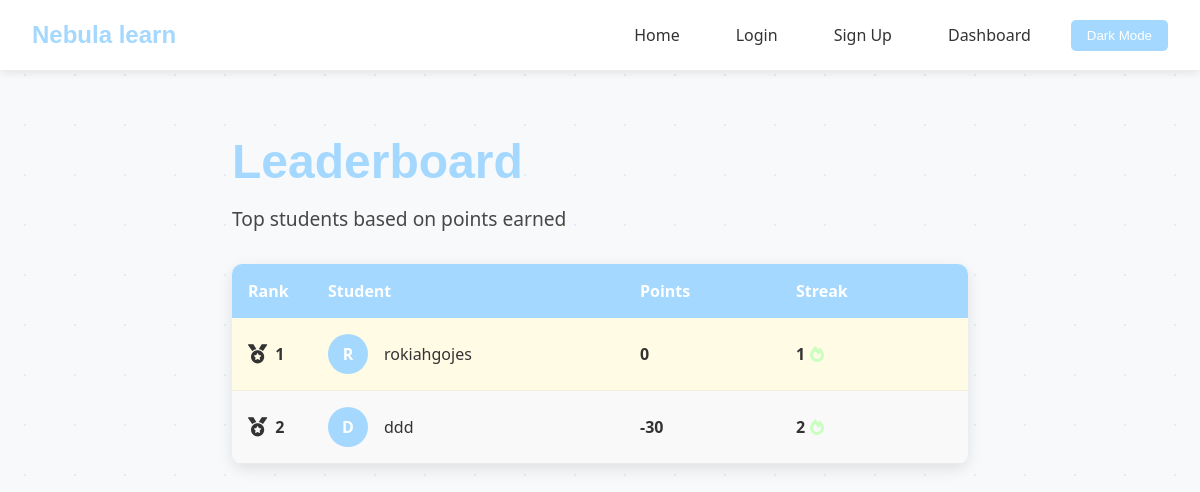
The page /Nebulalearn/scoreboard.php on the database as committed earlier.
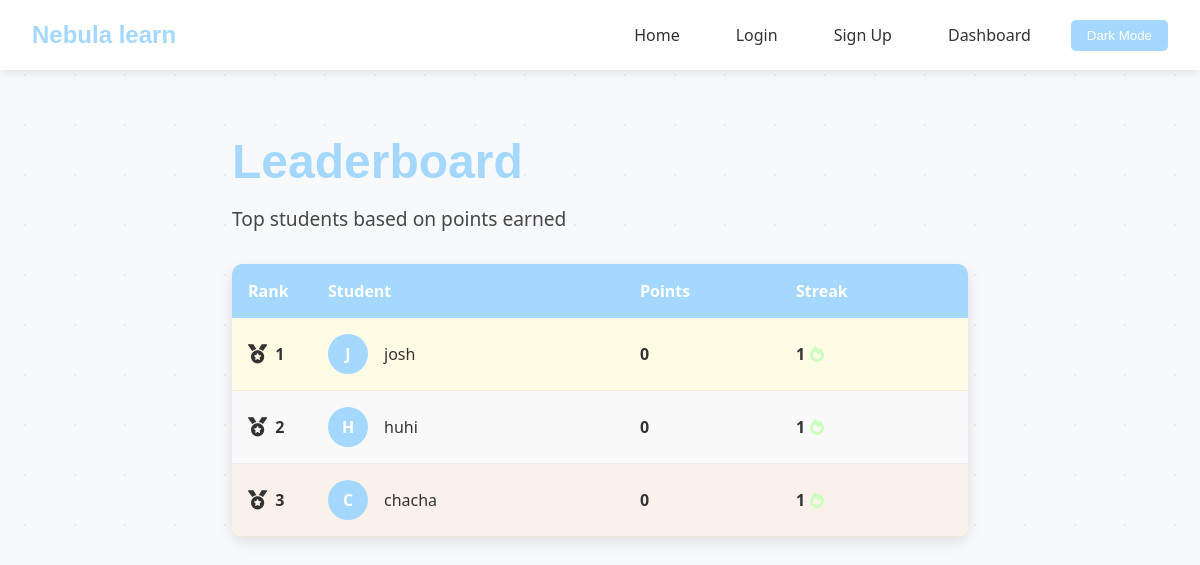
The same page on the database as committed later.
### tables this page shows
CREATE TABLE `students` (
  `id` int(11) NOT NULL,
  `email` varchar(255) NOT NULL,
  `username` varchar(50) NOT NULL,
  `password` varchar(255) NOT NULL,
  `class` varchar(50) NOT NULL,
  `form` varchar(10) NOT NULL,
  `streak` int(11) DEFAULT 0,
  `last_active_date` date DEFAULT NULL,
  `points` int(11) DEFAULT 0,
  `created_at` timestamp NOT NULL DEFAULT current_timestamp()
);

### Nebulalearn/functions.php (called while the page is built, shortened)
<?php
require_once 'db.php';
function getTopStudents($limit = 10) {
    global $conn;
    $result = $conn->query("SELECT username, points, streak FROM students ORDER BY points DESC LIMIT $limit");
    return $result->fetch_all(MYSQLI_ASSOC);
}
?>

### Nebulalearn/scoreboard.php (the view, shortened to what this page needs)
<?php
require_once 'functions.php';
$topStudents = getTopStudents(20);
?>
<!DOCTYPE html>
<html lang="en">
<head>
    <link rel="stylesheet" href="style.css">
    <link rel="stylesheet" href="https://cdnjs.cloudflare.com/ajax/libs/font-awesome/6.0.0-beta3/css/all.min.css">
</head>
<body>
    <nav class="navbar">
        <div class="logo">Nebula learn</div>
        <div class="nav-links">
            <a href="index.html">Home</a>
            <a href="login.php">Login</a>
            <a href="signup.php">Sign Up</a>
            <a href="#" id="dashboard-link">Dashboard</a>
            <button id="theme-toggle">Dark Mode</button>
        </div>
    </nav>
    <main class="scoreboard-container">
        <h1>Leaderboard</h1>
        <p class="subtitle">Top students based on points earned</p>
        <div class="scoreboard">
            <div class="scoreboard-header">
                <div class="rank">Rank</div>
                <div class="student">Student</div>
                <div class="points">Points</div>
                <div class="streak">Streak</div>
            </div>
            <div class="scoreboard-list">
                <?php if (!empty($topStudents)): ?>
                    <?php foreach ($topStudents as $index => $student): ?>
                        <div class="scoreboard-item <?php echo $index < 3 ? 'podium-' . ($index + 1) : ''; ?>">
                            <div class="rank">
                                <?php if ($index < 3): ?>
                                    <i class="fas fa-medal"></i>
                                <?php endif; ?>
                                <?php echo $index + 1; ?>
                            </div>
                            <div class="student">
                                <div class="avatar"><?php echo strtoupper(substr($student['username'], 0, 1)); ?></div>
                                <?php echo htmlspecialchars($student['username']); ?>
                            </div>
                            <div class="points"><?php echo $student['points']; ?></div>
                            <div class="streak">
                                <?php echo $student['streak']; ?>
                                <i class="fas fa-fire" style="color: var(--accent);"></i>
                            </div>
                        </div>
                    <?php endforeach; ?>
                <?php endif; ?>
            </div>
        </div>
    </main>
</body>
</html>

### Nebulalearn/style.css (style rules this page uses)
:root { --primary-light: #a5d8ff; --secondary-light: #ffd6a5; --accent-light: #caffbf; --text-light: #333; --bg-light: #f8f9fa; --card-light: #ffffff; --shadow-light: rgba(0, 0, 0, 0.1); --primary-dark: #00f5d4; --secondary-dark: #f15bb5; --accent-dark: #9b5de5; --text-dark: #e2e2e2; --bg-dark: #121212; --card-dark: #1e1e1e; --shadow-dark: rgba(0, 0, 0, 0.3); --primary: var(--primary-light); --secondary: var(--secondary-light); --accent: var(--accent-light); --text: var(--text-light); --bg: var(--bg-light); --card: var(--card-light); --shadow: var(--shadow-light); --font-main: 'Segoe UI', Tahoma, Geneva, Verdana, sans-serif; --font-heading: 'Arial Rounded MT Bold', 'Arial', sans-serif; }
* { margin: 0; padding: 0; box-sizing: border-box; transition: background-color 0.3s, color 0.3s; }
body { font-family: var(--font-main); background-color: var(--bg); color: var(--text); min-height: 100vh; position: relative; overflow-x: hidden; }
.navbar { display: flex; justify-content: space-between; align-items: center; padding: 1rem 2rem; background-color: var(--card); box-shadow: 0 2px 10px var(--shadow); position: sticky; top: 0; z-index: 100; }
.logo { font-family: var(--font-heading); font-size: 1.5rem; font-weight: bold; color: var(--primary); }
.nav-links { display: flex; gap: 1.5rem; align-items: center; }
.nav-links a { text-decoration: none; color: var(--text); font-weight: 500; padding: 0.5rem 1rem; border-radius: 5px; transition: all 0.3s; }
.nav-links button { background-color: var(--primary); color: white; border: none; padding: 0.5rem 1rem; border-radius: 5px; cursor: pointer; font-weight: 500; transition: all 0.3s; }
h1 { font-family: var(--font-heading); font-size: 3rem; margin-bottom: 1rem; color: var(--primary); }
.subtitle { font-size: 1.2rem; margin-bottom: 2rem; color: var(--text); opacity: 0.9; }
.avatar { width: 80px; height: 80px; background-color: var(--primary); color: white; border-radius: 50%; display: flex; align-items: center; justify-content: center; font-size: 2rem; font-weight: bold; margin: 0 auto 1rem; }
.scoreboard-container { max-width: 800px; margin: 2rem auto; padding: 2rem; }
.scoreboard { background-color: var(--card); border-radius: 10px; box-shadow: 0 5px 15px var(--shadow); margin-top: 2rem; overflow: hidden; }
.scoreboard-header { display: grid; grid-template-columns: 80px 2fr 1fr 1fr; padding: 1rem; background-color: var(--primary); color: white; font-weight: bold; }
.scoreboard-list { max-height: 500px; overflow-y: auto; }
.scoreboard-item { display: grid; grid-template-columns: 80px 2fr 1fr 1fr; padding: 1rem; align-items: center; border-bottom: 1px solid rgba(0, 0, 0, 0.05); transition: all 0.3s; }
.scoreboard-item.podium-1 { background-color: rgba(255, 215, 0, 0.1); }
.scoreboard-item.podium-2 { background-color: rgba(192, 192, 192, 0.1); }
.scoreboard-item.podium-3 { background-color: rgba(205, 127, 50, 0.1); }
.rank { font-weight: bold; display: flex; align-items: center; gap: 0.5rem; }
.rank i { font-size: 1.2rem; }
.student { display: flex; align-items: center; gap: 1rem; }
.student .avatar { width: 40px; height: 40px; font-size: 1rem; margin: 0; }
.points, .streak { font-weight: bold; display: flex; align-items: center; gap: 0.3rem; }

Rows that differ between the two databases and show on the page:
removed students: username "R", username "rokiahgojes", points "0", streak "1"
removed students: username "D", username "ddd", points "-30", streak "2"
added students: username "J", username "josh", points "0", streak "1"
added students: username "H", username "huhi", points "0", streak "1"
added students: username "C", username "chacha", points "0", streak "1"
